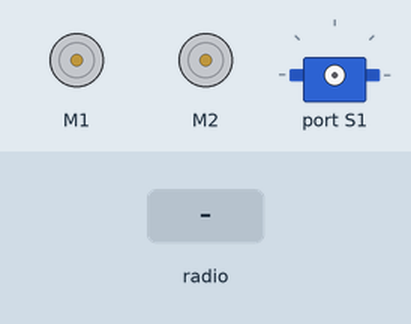
Simulated run of this program. Board: BBC micro:bit (MakeCode). Parts: 2 × DC motor (green arrow = forward, orange = backward, longer = faster), servo. The test bench sets the inputs (shaded band).

Above: at 1.2 s.
1.3 s: radio message "links=100" arrives
At 2.5 s:
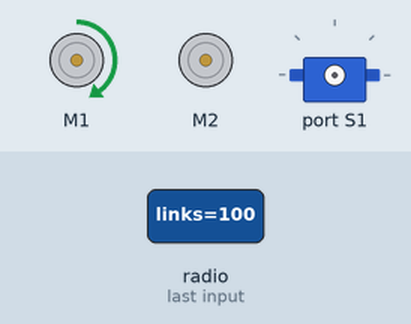
2.8 s: radio message "rechts=100" arrives
At 3.8 s:
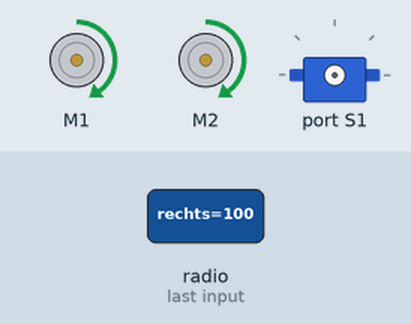
4.3 s: radio message "links=0" arrives
At 4.9 s:
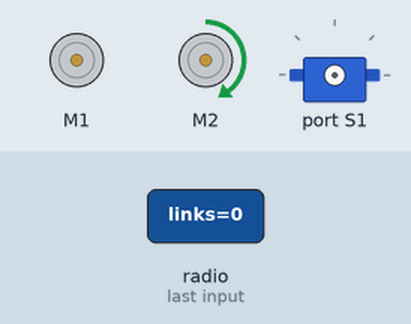
5.8 s: radio message "shovel=0" arrives
7.3 s: radio message "rechts=0" arrives
At 8.4 s:
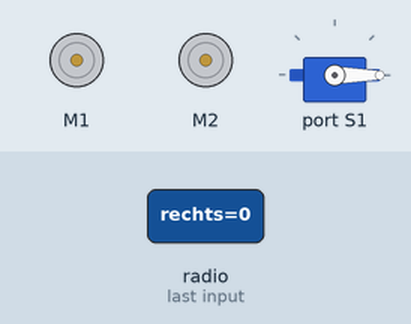
8.8 s: radio message "shovel=100" arrives
At 9.6 s:
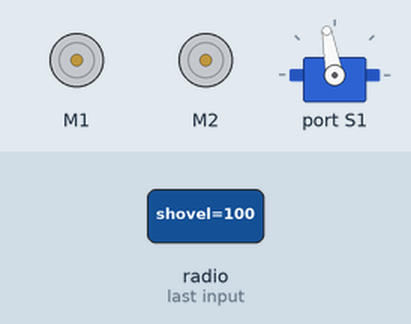
Timing chart, 0 to 11.3 s (numbered marks = the images above; inputs shaded):
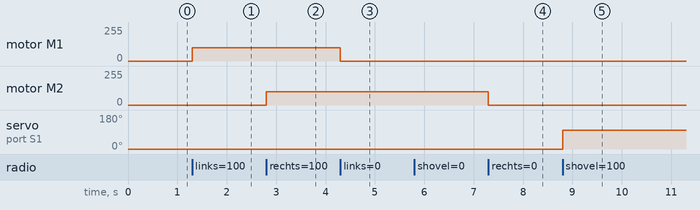

The program:

main.ts
```typescript
radio.onReceivedValue(function (name, value) {
    if (name == "links") {
        if (value >= 0) {
            maqueen.motorRun(maqueen.Motors.M1, maqueen.Dir.CW, Math.abs(value))
        } else {
            maqueen.motorRun(maqueen.Motors.M1, maqueen.Dir.CCW, Math.abs(value))
        }
    } else if (name == "rechts") {
        if (value >= 0) {
            maqueen.motorRun(maqueen.Motors.M2, maqueen.Dir.CW, Math.abs(value))
        } else {
            maqueen.motorRun(maqueen.Motors.M2, maqueen.Dir.CCW, Math.abs(value))
        }
    } else if (name == "shovel") {
        maqueen.servoRun(maqueen.Servos.S1, value)
    }
})
maqueen.motorStop(maqueen.Motors.All)
radio.setGroup(7)
basic.forever(function () {

})
```

test.ts
```typescript
// tests gaan hier; deze zal niet worden gecompileerd wanneer dit pakket wordt gebruikt als extensie.
```

Measured:
- after the input at 1.3 s, motor M1: stopped → forward 100/255 at once
- after the input at 2.8 s, motor M2: stopped → forward 100/255 at once
- after the input at 4.3 s, motor M1: forward 100/255 → stopped at once
- after the input at 7.3 s, motor M2: forward 100/255 → stopped at once
- after the input at 8.8 s, servo on port S1: 0° → 100° at once
